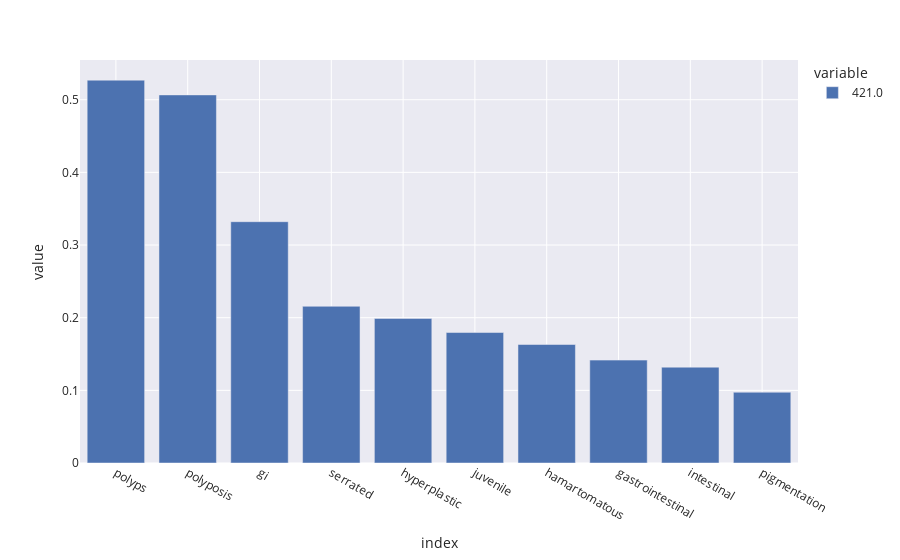
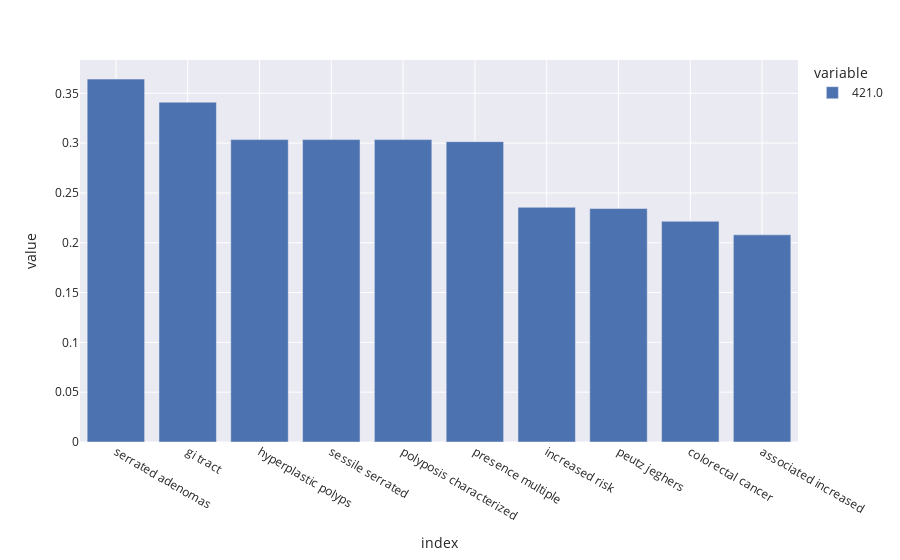

Notebook code for these charts, in order:
### Code cell
for df in tfidf_infomap:
    fig = px.bar(df.sparse.to_dense().loc[421].sort_values(ascending=False)[0:10])
    fig.show()

### Figure 1 — Plotly figure (JSON) as saved in the notebook; plotly's stock layout.template omitted (floating-point values rounded to 4 significant figures)
{"data": [{"alignmentgroup": "True", "hovertemplate": "variable=421.0<br>index=%{x}<br>value=%{y}<extra></extra>", "legendgroup": "421.0", "marker": {"color": "rgb(76,114,176)", "pattern": {"shape": ""}}, "name": "421.0", "offsetgroup": "421.0", "orientation": "v", "showlegend": true, "textposition": "auto", "type": "bar", "x": ["polyps", "polyposis", "gi", "serrated", "hyperplastic", "juvenile", "hamartomatous", "gastrointestinal", "intestinal", "pigmentation"], "xaxis": "x", "y": [0.527, 0.5067, 0.3321, 0.2157, 0.1989, 0.1796, 0.1631, 0.1416, 0.1319, 0.09743], "yaxis": "y"}], "layout": {"barmode": "relative", "legend": {"title": {"text": "variable"}, "tracegroupgap": 0}, "margin": {"t": 60}, "xaxis": {"anchor": "y", "domain": [0, 1], "title": {"text": "index"}}, "yaxis": {"anchor": "x", "domain": [0, 1], "title": {"text": "value"}}}}

### Figure 2 — Plotly figure (JSON) as saved in the notebook; plotly's stock layout.template omitted (floating-point values rounded to 4 significant figures)
{"data": [{"alignmentgroup": "True", "hovertemplate": "variable=421.0<br>index=%{x}<br>value=%{y}<extra></extra>", "legendgroup": "421.0", "marker": {"color": "rgb(76,114,176)", "pattern": {"shape": ""}}, "name": "421.0", "offsetgroup": "421.0", "orientation": "v", "showlegend": true, "textposition": "auto", "type": "bar", "x": ["serrated adenomas", "gi tract", "hyperplastic polyps", "sessile serrated", "polyposis characterized", "presence multiple", "increased risk", "peutz jeghers", "colorectal cancer", "associated increased"], "xaxis": "x", "y": [0.3643, 0.3411, 0.3035, 0.3035, 0.3035, 0.3015, 0.2356, 0.2343, 0.2215, 0.2079], "yaxis": "y"}], "layout": {"barmode": "relative", "legend": {"title": {"text": "variable"}, "tracegroupgap": 0}, "margin": {"t": 60}, "xaxis": {"anchor": "y", "domain": [0, 1], "title": {"text": "index"}}, "yaxis": {"anchor": "x", "domain": [0, 1], "title": {"text": "value"}}}}
